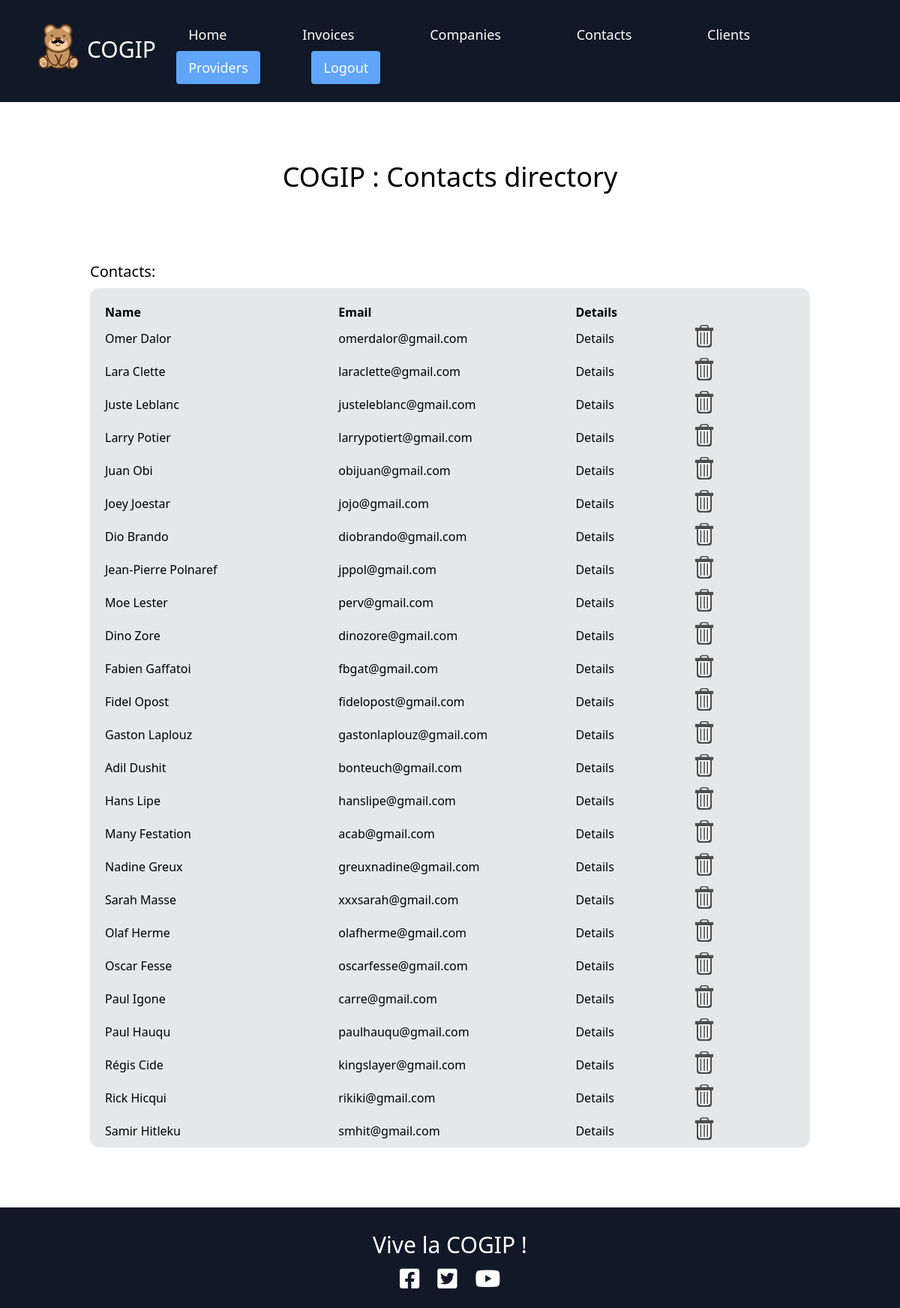
Page /?action=contacts (signed in) on the committed database.
### tables this page shows
CREATE TABLE `contacts` (
  `contacts_id` int(11) NOT NULL,
  `contacts_firstname` varchar(255) NOT NULL,
  `contacts_lastname` varchar(255) NOT NULL,
  `contacts_email` varchar(255) NOT NULL,
  `contacts_company_id` int(11) DEFAULT NULL
);

### controller/control.php (called while the page is built, shortened)
<?php
require ('model/model.php');
function contacts(){
    $contacts_data = new Contacts;
    $contacts = $contacts_data->getContacts();
    require ('views/contacts.php');
}

### model/model.php (called while the page is built, shortened)
<?php
class Contacts{
    public function getContacts(){
        $db = $this->dbConnect();
        $contacts_data = $db->query('SELECT * FROM contacts');
        $contacts = $contacts_data->fetchAll();
        return $contacts;
    }
      private function dbConnect(){
        $host = 'localhost';
        $db = 'cogip';
        $user = 'root';
        $password = '';
        try
        {
            $db = new PDO('mysql:host='.$host.';
            dbname='.$db.';
            charset=utf8',
            ''.$user.'',
            ''.$password.'',
            array(
            PDO::ATTR_ERRMODE => PDO::ERRMODE_EXCEPTION,
            PDO::ATTR_DEFAULT_FETCH_MODE => PDO::FETCH_OBJ));
            return $db;
        }
        catch(Exception $e)
        {
            die('Erreur : '.$e->getMessage());
        }
    }
}

### views/contacts.php (the view, shortened to what this page needs)
<?php
    $username = "Jean-Christian";
?>
<div class="flex flex-column justify-center mt-10">
    <h1 class="m-10 text-4xl">
        COGIP : Contacts directory
    </h1>
</div>
<div class="flex flex-col p-10 justify-center mx-20">
        <p class="text-xl mt-3 mb-2">Contacts:</p>
        <table class="bg-gray-200 rounded-xl mb-10">
            <thead>
                <tr class="text-left">
                    <th class="pl-5 pt-5">Name</th>
                    <th class="pl-5 pt-5">Email</th>
                    <th class="pl-5 pt-5">Details</th>
                </tr>
            </thead>
            <tbody>
                <?php foreach ($contacts as $contact):?>
                    <tr>
                        <td class="py-1 pl-5 w-2/6"><?= $contact->contacts_firstname." ".$contact->contacts_lastname?></td>
                        <td class="py-1 pl-5 w-2/6"><?= $contact->contacts_email?></td>
                        <td class="py-1 pl-5 w-1/6"><a href='?action=détailsContacts&id=<?=$contact->contacts_id?>'>Details</a></td>
                        <td class="py-1 pl-5 w-2/6">
                                <form action="?action=deleteContact" method="POST">
                                    <button type="submit" name="delContact" value="<?= $contact->contacts_id?>" >
                                        <img src="public/img/trashcan.svg" alt="delete img" width="30">
                                    </button>
                                </form>
                            </td>
                        <?php if($username === "Jean-Christian" ):?>
                            <td class="py-1 pl-5 w-2/6"><button><img src="public/img/trashcan.svg" alt="delete img" width="30"></button></td>
                        <?php endif ?>
                    </tr>
                <?php endforeach?>
            </tbody>
        </table>
</div>
<?php
    require ("template.php");

### rows in the picture
contacts: contacts_firstname "Omer", contacts_lastname "Dalor", contacts_email "omerdalor@gmail.com", $contact->contacts_id 1 (drawn)
contacts: contacts_firstname "Lara", contacts_lastname "Clette", contacts_email "laraclette@gmail.com", $contact->contacts_id 2 (drawn)
contacts: contacts_firstname "Juste", contacts_lastname "Leblanc", contacts_email "justeleblanc@gmail.com", $contact->contacts_id 3 (drawn)
contacts: contacts_firstname "Larry", contacts_lastname "Potier", contacts_email "larrypotiert@gmail.com", $contact->contacts_id 4 (drawn)
contacts: contacts_firstname "Juan", contacts_lastname "Obi", contacts_email "obijuan@gmail.com", $contact->contacts_id 5 (drawn)
contacts: contacts_firstname "Joey", contacts_lastname "Joestar", contacts_email "jojo@gmail.com", $contact->contacts_id 6 (drawn)
contacts: contacts_firstname "Dio", contacts_lastname "Brando", contacts_email "diobrando@gmail.com", $contact->contacts_id 7 (drawn)
contacts: contacts_firstname "Jean-Pierre", contacts_lastname "Polnaref", contacts_email "jppol@gmail.com", $contact->contacts_id 8 (drawn)
contacts: contacts_firstname "Moe", contacts_lastname "Lester", contacts_email "perv@gmail.com", $contact->contacts_id 9 (drawn)
contacts: contacts_firstname "Dino", contacts_lastname "Zore", contacts_email "dinozore@gmail.com", $contact->contacts_id 10 (drawn)
contacts: contacts_firstname "Fabien", contacts_lastname "Gaffatoi", contacts_email "fbgat@gmail.com", $contact->contacts_id 11 (drawn)
contacts: contacts_firstname "Fidel", contacts_lastname "Opost", contacts_email "fidelopost@gmail.com", $contact->contacts_id 12 (drawn)
contacts: contacts_firstname "Gaston", contacts_lastname "Laplouz", contacts_email "gastonlaplouz@gmail.com", $contact->contacts_id 13 (drawn)
contacts: contacts_firstname "Adil", contacts_lastname "Dushit", contacts_email "bonteuch@gmail.com", $contact->contacts_id 14 (drawn)
contacts: contacts_firstname "Hans", contacts_lastname "Lipe", contacts_email "hanslipe@gmail.com", $contact->contacts_id 15 (drawn)
contacts: contacts_firstname "Many", contacts_lastname "Festation", contacts_email "acab@gmail.com", $contact->contacts_id 16 (drawn)
contacts: contacts_firstname "Nadine", contacts_lastname "Greux", contacts_email "greuxnadine@gmail.com", $contact->contacts_id 17 (drawn)
contacts: contacts_firstname "Sarah", contacts_lastname "Masse", contacts_email "xxxsarah@gmail.com", $contact->contacts_id 18 (drawn)
contacts: contacts_firstname "Olaf", contacts_lastname "Herme", contacts_email "olafherme@gmail.com", $contact->contacts_id 19 (drawn)
contacts: contacts_firstname "Oscar", contacts_lastname "Fesse", contacts_email "oscarfesse@gmail.com", $contact->contacts_id 20 (drawn)
contacts: contacts_firstname "Paul", contacts_lastname "Igone", contacts_email "carre@gmail.com", $contact->contacts_id 21 (drawn)
contacts: contacts_firstname "Paul", contacts_lastname "Hauqu", contacts_email "paulhauqu@gmail.com", $contact->contacts_id 22 (drawn)
contacts: contacts_firstname "Régis", contacts_lastname "Cide", contacts_email "kingslayer@gmail.com", $contact->contacts_id 23 (drawn)
contacts: contacts_firstname "Rick", contacts_lastname "Hicqui", contacts_email "rikiki@gmail.com", $contact->contacts_id 24 (drawn)
contacts: contacts_firstname "Samir", contacts_lastname "Hitleku", contacts_email "smhit@gmail.com", $contact->contacts_id 25 (drawn)
